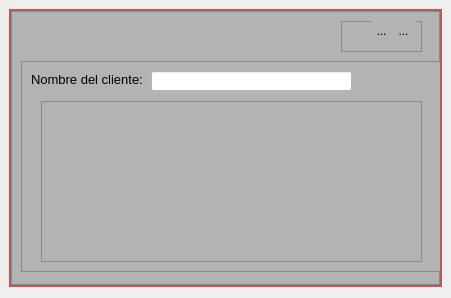
<?xml version="1.0" encoding="UTF-8"?>
<ui version="4.0">
 <class>consulta_cliente</class>
 <widget class="QWidget" name="consulta_cliente">
  <property name="geometry">
   <rect>
    <x>0</x>
    <y>0</y>
    <width>451</width>
    <height>298</height>
   </rect>
  </property>
  <property name="windowTitle">
   <string>Form</string>
  </property>
  <property name="styleSheet">
   <string notr="true"/>
  </property>
  <layout class="QVBoxLayout" name="verticalLayout">
   <property name="leftMargin">
    <number>9</number>
   </property>
   <property name="topMargin">
    <number>9</number>
   </property>
   <property name="rightMargin">
    <number>9</number>
   </property>
   <item>
    <widget class="QFrame" name="central_frame">
     <property name="styleSheet">
      <string notr="true">QWidget#central_frame{border: 1px solid rgb(249,66,58);}</string>
     </property>
     <property name="frameShape">
      <enum>QFrame::StyledPanel</enum>
     </property>
     <property name="frameShadow">
      <enum>QFrame::Raised</enum>
     </property>
     <layout class="QVBoxLayout" name="verticalLayout_2">
      <property name="spacing">
       <number>0</number>
      </property>
      <property name="leftMargin">
       <number>0</number>
      </property>
      <property name="topMargin">
       <number>0</number>
      </property>
      <property name="rightMargin">
       <number>0</number>
      </property>
      <property name="bottomMargin">
       <number>0</number>
      </property>
      <item>
       <widget class="QFrame" name="background_frame">
        <property name="styleSheet">
         <string notr="true">background-color: rgb(151, 153, 155);

</string>
        </property>
        <property name="frameShape">
         <enum>QFrame::StyledPanel</enum>
        </property>
        <property name="frameShadow">
         <enum>QFrame::Raised</enum>
        </property>
        <layout class="QVBoxLayout" name="verticalLayout_3">
         <property name="spacing">
          <number>0</number>
         </property>
         <property name="leftMargin">
          <number>0</number>
         </property>
         <property name="topMargin">
          <number>0</number>
         </property>
         <property name="rightMargin">
          <number>0</number>
         </property>
         <property name="bottomMargin">
          <number>0</number>
         </property>
         <item>
          <widget class="QFrame" name="contenido_frame">
           <property name="styleSheet">
            <string notr="true">background-color: rgb(179, 179, 179)</string>
           </property>
           <property name="frameShape">
            <enum>QFrame::StyledPanel</enum>
           </property>
           <property name="frameShadow">
            <enum>QFrame::Raised</enum>
           </property>
           <widget class="QFrame" name="botones_frame">
            <property name="geometry">
             <rect>
              <x>330</x>
              <y>10</y>
              <width>81</width>
              <height>31</height>
             </rect>
            </property>
            <property name="frameShape">
             <enum>QFrame::StyledPanel</enum>
            </property>
            <property name="frameShadow">
             <enum>QFrame::Raised</enum>
            </property>
            <widget class="QToolButton" name="minimizar">
             <property name="geometry">
              <rect>
               <x>30</x>
               <y>0</y>
               <width>21</width>
               <height>20</height>
              </rect>
             </property>
             <property name="styleSheet">
              <string notr="true">border-style: solid;
border-with 0px;</string>
             </property>
             <property name="text">
              <string>...</string>
             </property>
             <property name="icon">
              <iconset>
               <normaloff>../iconos/icons/minimize-window.png</normaloff>../iconos/icons/minimize-window.png</iconset>
             </property>
             <property name="iconSize">
              <size>
               <width>25</width>
               <height>25</height>
              </size>
             </property>
            </widget>
            <widget class="QToolButton" name="maximizar">
             <property name="geometry">
              <rect>
               <x>50</x>
               <y>0</y>
               <width>25</width>
               <height>19</height>
              </rect>
             </property>
             <property name="styleSheet">
              <string notr="true">border-style: solid;
border-with 0px;</string>
             </property>
             <property name="text">
              <string>...</string>
             </property>
             <property name="icon">
              <iconset>
               <normaloff>../iconos/icons/close-window.png</normaloff>../iconos/icons/close-window.png</iconset>
             </property>
             <property name="iconSize">
              <size>
               <width>25</width>
               <height>25</height>
              </size>
             </property>
            </widget>
           </widget>
           <widget class="QFrame" name="tabla_frame">
            <property name="geometry">
             <rect>
              <x>10</x>
              <y>50</y>
              <width>1051</width>
              <height>211</height>
             </rect>
            </property>
            <property name="frameShape">
             <enum>QFrame::StyledPanel</enum>
            </property>
            <property name="frameShadow">
             <enum>QFrame::Raised</enum>
            </property>
            <widget class="QLabel" name="titulo_cliente">
             <property name="geometry">
              <rect>
               <x>10</x>
               <y>10</y>
               <width>121</width>
               <height>16</height>
              </rect>
             </property>
             <property name="font">
              <font>
               <pointsize>10</pointsize>
              </font>
             </property>
             <property name="text">
              <string>Nombre del cliente:</string>
             </property>
            </widget>
            <widget class="QLineEdit" name="ingre_nombre">
             <property name="geometry">
              <rect>
               <x>130</x>
               <y>10</y>
               <width>201</width>
               <height>20</height>
              </rect>
             </property>
             <property name="styleSheet">
              <string notr="true">background-color:white
</string>
             </property>
            </widget>
            <widget class="QTableWidget" name="tabla_cheques">
             <property name="geometry">
              <rect>
               <x>20</x>
               <y>40</y>
               <width>381</width>
               <height>161</height>
              </rect>
             </property>
             <property name="rowCount">
              <number>4</number>
             </property>
             <attribute name="horizontalHeaderVisible">
              <bool>true</bool>
             </attribute>
             <attribute name="horizontalHeaderHighlightSections">
              <bool>true</bool>
             </attribute>
             <attribute name="horizontalHeaderStretchLastSection">
              <bool>true</bool>
             </attribute>
             <attribute name="verticalHeaderVisible">
              <bool>false</bool>
             </attribute>
             <row>
              <property name="text">
               <string/>
              </property>
             </row>
             <row>
              <property name="text">
               <string/>
              </property>
             </row>
             <row/>
             <row/>
            </widget>
           </widget>
          </widget>
         </item>
        </layout>
       </widget>
      </item>
     </layout>
    </widget>
   </item>
  </layout>
 </widget>
 <resources/>
 <connections/>
</ui>
